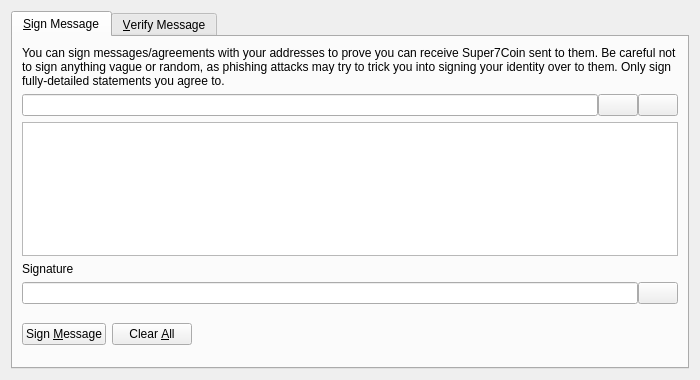
<?xml version="1.0" encoding="UTF-8"?>
<ui version="4.0">
 <class>SignVerifyMessageDialog</class>
 <widget class="QDialog" name="SignVerifyMessageDialog">
  <property name="geometry">
   <rect>
    <x>0</x>
    <y>0</y>
    <width>700</width>
    <height>380</height>
   </rect>
  </property>
  <property name="windowTitle">
   <string>Signatures - Sign / Verify a Message</string>
  </property>
  <property name="modal">
   <bool>true</bool>
  </property>
  <layout class="QVBoxLayout" name="verticalLayout">
   <item>
    <widget class="QTabWidget" name="tabWidget">
     <property name="currentIndex">
      <number>0</number>
     </property>
     <widget class="QWidget" name="tabSignMessage">
      <attribute name="title">
       <string>&amp;Sign Message</string>
      </attribute>
      <layout class="QVBoxLayout" name="verticalLayout_SM">
       <item>
        <widget class="QLabel" name="infoLabel_SM">
         <property name="text">
          <string>You can sign messages/agreements with your addresses to prove you can receive Super7Coin sent to them. Be careful not to sign anything vague or random, as phishing attacks may try to trick you into signing your identity over to them. Only sign fully-detailed statements you agree to.</string>
         </property>
         <property name="textFormat">
          <enum>Qt::PlainText</enum>
         </property>
         <property name="wordWrap">
          <bool>true</bool>
         </property>
        </widget>
       </item>
       <item>
        <layout class="QHBoxLayout" name="horizontalLayout_1_SM">
         <property name="spacing">
          <number>0</number>
         </property>
         <item>
          <widget class="QValidatedLineEdit" name="addressIn_SM">
           <property name="toolTip">
            <string>The Super7Coin address to sign the message with</string>
           </property>
          </widget>
         </item>
         <item>
          <widget class="QPushButton" name="addressBookButton_SM">
           <property name="toolTip">
            <string>Choose previously used address</string>
           </property>
           <property name="text">
            <string/>
           </property>
           <property name="shortcut">
            <string>Alt+A</string>
           </property>
           <property name="autoDefault">
            <bool>false</bool>
           </property>
          </widget>
         </item>
         <item>
          <widget class="QPushButton" name="pasteButton_SM">
           <property name="toolTip">
            <string>Paste address from clipboard</string>
           </property>
           <property name="text">
            <string/>
           </property>
           <property name="shortcut">
            <string>Alt+P</string>
           </property>
           <property name="autoDefault">
            <bool>false</bool>
           </property>
          </widget>
         </item>
        </layout>
       </item>
       <item>
        <widget class="QPlainTextEdit" name="messageIn_SM">
         <property name="toolTip">
          <string>Enter the message you want to sign here</string>
         </property>
        </widget>
       </item>
       <item>
        <widget class="QLabel" name="signatureLabel_SM">
         <property name="text">
          <string>Signature</string>
         </property>
         <property name="textFormat">
          <enum>Qt::PlainText</enum>
         </property>
        </widget>
       </item>
       <item>
        <layout class="QHBoxLayout" name="horizontalLayout_2_SM">
         <property name="spacing">
          <number>0</number>
         </property>
         <item>
          <widget class="QLineEdit" name="signatureOut_SM">
           <property name="font">
            <font>
             <italic>true</italic>
            </font>
           </property>
           <property name="readOnly">
            <bool>true</bool>
           </property>
          </widget>
         </item>
         <item>
          <widget class="QPushButton" name="copySignatureButton_SM">
           <property name="toolTip">
            <string>Copy the current signature to the system clipboard</string>
           </property>
           <property name="text">
            <string/>
           </property>
           <property name="autoDefault">
            <bool>false</bool>
           </property>
          </widget>
         </item>
        </layout>
       </item>
       <item>
        <layout class="QHBoxLayout" name="horizontalLayout_3_SM">
         <item>
          <widget class="QPushButton" name="signMessageButton_SM">
           <property name="toolTip">
            <string>Sign the message to prove you own this Super7Coin address</string>
           </property>
           <property name="text">
            <string>Sign &amp;Message</string>
           </property>
           <property name="autoDefault">
            <bool>false</bool>
           </property>
          </widget>
         </item>
         <item>
          <widget class="QPushButton" name="clearButton_SM">
           <property name="toolTip">
            <string>Reset all sign message fields</string>
           </property>
           <property name="text">
            <string>Clear &amp;All</string>
           </property>
           <property name="autoDefault">
            <bool>false</bool>
           </property>
          </widget>
         </item>
         <item>
          <spacer name="horizontalSpacer_1_SM">
           <property name="orientation">
            <enum>Qt::Horizontal</enum>
           </property>
           <property name="sizeHint" stdset="0">
            <size>
             <width>40</width>
             <height>48</height>
            </size>
           </property>
          </spacer>
         </item>
         <item>
          <widget class="QLabel" name="statusLabel_SM">
           <property name="font">
            <font>
             <weight>75</weight>
             <bold>true</bold>
            </font>
           </property>
           <property name="text">
            <string/>
           </property>
           <property name="wordWrap">
            <bool>true</bool>
           </property>
          </widget>
         </item>
         <item>
          <spacer name="horizontalSpacer_2_SM">
           <property name="orientation">
            <enum>Qt::Horizontal</enum>
           </property>
           <property name="sizeHint" stdset="0">
            <size>
             <width>40</width>
             <height>48</height>
            </size>
           </property>
          </spacer>
         </item>
        </layout>
       </item>
      </layout>
     </widget>
     <widget class="QWidget" name="tabVerifyMessage">
      <attribute name="title">
       <string>&amp;Verify Message</string>
      </attribute>
      <layout class="QVBoxLayout" name="verticalLayout_VM">
       <item>
        <widget class="QLabel" name="infoLabel_VM">
         <property name="text">
          <string>Enter the receiver's address, message (ensure you copy line breaks, spaces, tabs, etc. exactly) and signature below to verify the message. Be careful not to read more into the signature than what is in the signed message itself, to avoid being tricked by a man-in-the-middle attack. Note that this only proves the signing party receives with the address, it cannot prove sendership of any transaction!</string>
         </property>
         <property name="textFormat">
          <enum>Qt::PlainText</enum>
         </property>
         <property name="alignment">
          <set>Qt::AlignLeading|Qt::AlignLeft|Qt::AlignTop</set>
         </property>
         <property name="wordWrap">
          <bool>true</bool>
         </property>
        </widget>
       </item>
       <item>
        <layout class="QHBoxLayout" name="horizontalLayout_1_VM">
         <property name="spacing">
          <number>0</number>
         </property>
         <item>
          <widget class="QValidatedLineEdit" name="addressIn_VM">
           <property name="toolTip">
            <string>The Super7Coin address the message was signed with</string>
           </property>
          </widget>
         </item>
         <item>
          <widget class="QPushButton" name="addressBookButton_VM">
           <property name="toolTip">
            <string>Choose previously used address</string>
           </property>
           <property name="text">
            <string/>
           </property>
           <property name="shortcut">
            <string>Alt+A</string>
           </property>
           <property name="autoDefault">
            <bool>false</bool>
           </property>
          </widget>
         </item>
        </layout>
       </item>
       <item>
        <widget class="QPlainTextEdit" name="messageIn_VM"/>
       </item>
       <item>
        <widget class="QValidatedLineEdit" name="signatureIn_VM"/>
       </item>
       <item>
        <layout class="QHBoxLayout" name="horizontalLayout_2_VM">
         <item>
          <widget class="QPushButton" name="verifyMessageButton_VM">
           <property name="toolTip">
            <string>Verify the message to ensure it was signed with the specified Super7Coin address</string>
           </property>
           <property name="text">
            <string>Verify &amp;Message</string>
           </property>
           <property name="autoDefault">
            <bool>false</bool>
           </property>
          </widget>
         </item>
         <item>
          <widget class="QPushButton" name="clearButton_VM">
           <property name="toolTip">
            <string>Reset all verify message fields</string>
           </property>
           <property name="text">
            <string>Clear &amp;All</string>
           </property>
           <property name="autoDefault">
            <bool>false</bool>
           </property>
          </widget>
         </item>
         <item>
          <spacer name="horizontalSpacer_1_VM">
           <property name="orientation">
            <enum>Qt::Horizontal</enum>
           </property>
           <property name="sizeHint" stdset="0">
            <size>
             <width>40</width>
             <height>48</height>
            </size>
           </property>
          </spacer>
         </item>
         <item>
          <widget class="QLabel" name="statusLabel_VM">
           <property name="font">
            <font>
             <weight>75</weight>
             <bold>true</bold>
            </font>
           </property>
           <property name="text">
            <string/>
           </property>
           <property name="wordWrap">
            <bool>true</bool>
           </property>
          </widget>
         </item>
         <item>
          <spacer name="horizontalSpacer_2_VM">
           <property name="orientation">
            <enum>Qt::Horizontal</enum>
           </property>
           <property name="sizeHint" stdset="0">
            <size>
             <width>40</width>
             <height>48</height>
            </size>
           </property>
          </spacer>
         </item>
        </layout>
       </item>
      </layout>
     </widget>
    </widget>
   </item>
  </layout>
 </widget>
 <customwidgets>
  <customwidget>
   <class>QValidatedLineEdit</class>
   <extends>QLineEdit</extends>
   <header>qvalidatedlineedit.h</header>
  </customwidget>
 </customwidgets>
 <resources>
  <include location="../super7coin.qrc"/>
 </resources>
 <connections/>
</ui>
